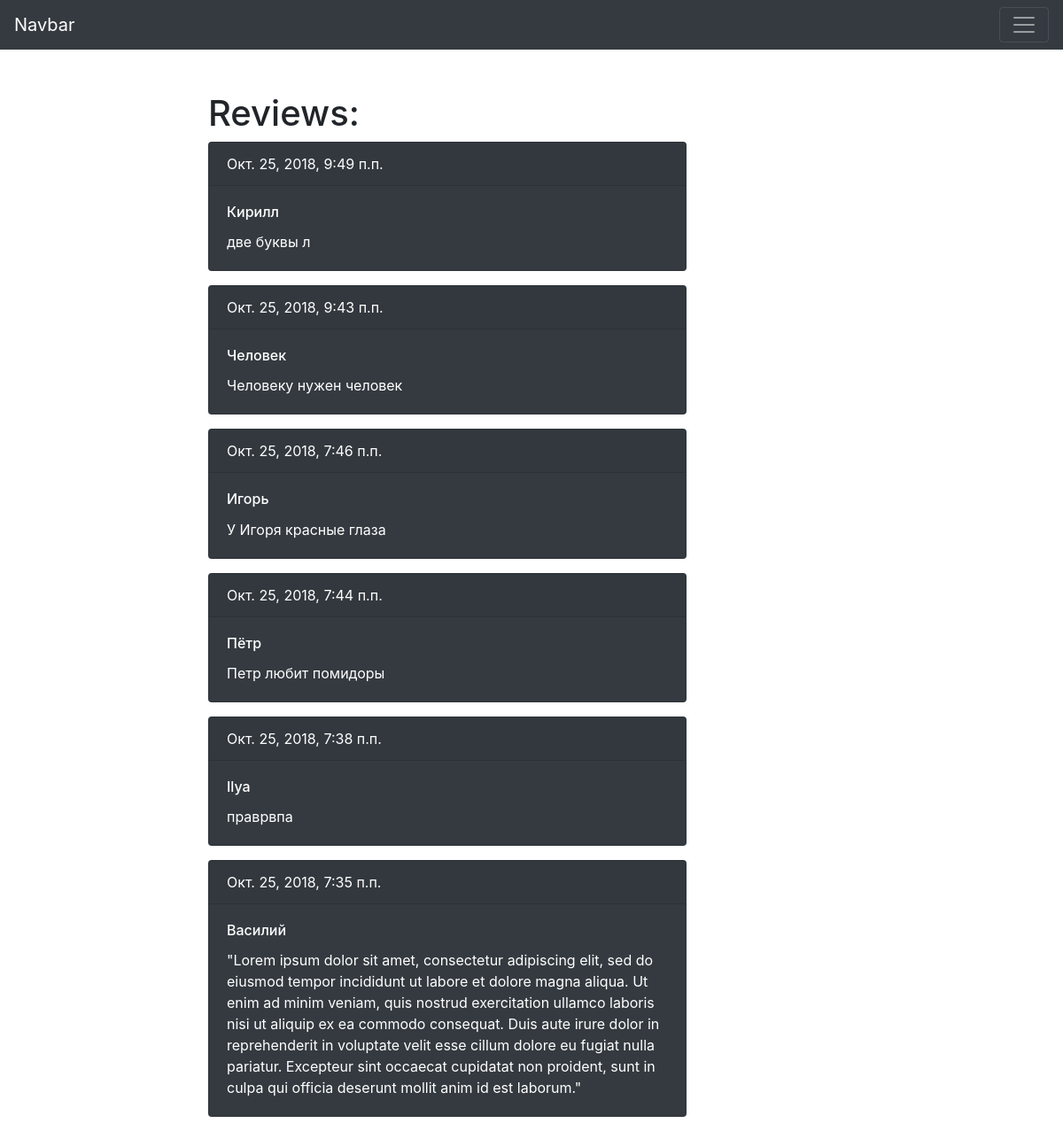
Screenshot of /Guest_Book/ with the database file from the repository.
### Guest_Book/models.py (models this page shows, shortened)
class Review(models.Model):
    name = models.CharField(max_length=150,db_index=True)
    email = models.EmailField(max_length=254,db_index=True)
    site = models.URLField(max_length=150,blank=True,null=True)
    body = models.TextField(db_index=True)
    date_pub = models.DateTimeField(auto_now_add=True)
    ip = models.CharField(max_length=150,db_index=True)
    browser = models.CharField(max_length=150,db_index=True)
    img = models.ImageField(verbose_name='photo',blank=True, upload_to='users_images',null=True)
    class Meta:
        ordering=['-date_pub']

### Guest_Book/views.py (the view)
# urls.py: path('',message_list),
def message_list(request):
    reviews=Review.objects.all()
    return render(request,'Guest_Book/Form.html',context={'reviews':reviews})

### Guest_Book/templates/Guest_Book/Form.html (shortened to what this page needs)
{% extends 'Guest_Book/base_page.html' %}
{% block content %}
  <h1 class="mb5">Reviews:</h1>
  {% for review in reviews %}
  <div class="card text-white bg-dark mb-3" style="max-width: 36rem;">
    <div class="card-header">{{review.date_pub}}</div>
    <div class="card-body">
      <h6 class="card-title">{{review.name}}</h6>
      <p class="card-text">{{review.body}}</p>
    </div>
  </div>
  {% endfor %}
{% endblock %}

### rows the page displays
Review: date_pub "Окт. 25, 2018, 9:49 п.п.", name "Кирилл", body "две буквы л"
Review: date_pub "Окт. 25, 2018, 9:43 п.п.", name "Человек", body "Человеку нужен человек"
Review: date_pub "Окт. 25, 2018, 7:46 п.п.", name "Игорь", body "У Игоря красные глаза"
Review: date_pub "Окт. 25, 2018, 7:44 п.п.", name "Пётр", body "Петр любит помидоры"
Review: date_pub "Окт. 25, 2018, 7:38 п.п.", name "Ilya", body "праврвпа"
Review: date_pub "Окт. 25, 2018, 7:35 п.п.", name "Василий", body "\"Lorem ipsum dolor sit amet, consectetur adipiscing elit, sed do eiusmod tempor incididunt ut labore et dolore magna aliqua. Ut enim ad minim veniam, quis nostrud exercitation ullamco laboris nisi ut aliquip ex ea commodo consequat. Duis aute irure dolor in reprehenderit in voluptate velit esse cillum dolore eu fugiat nulla pariatur. Excepteur sint occaecat cupidatat non proident, sunt in culpa qui officia deserunt mollit anim id est laborum.\""
